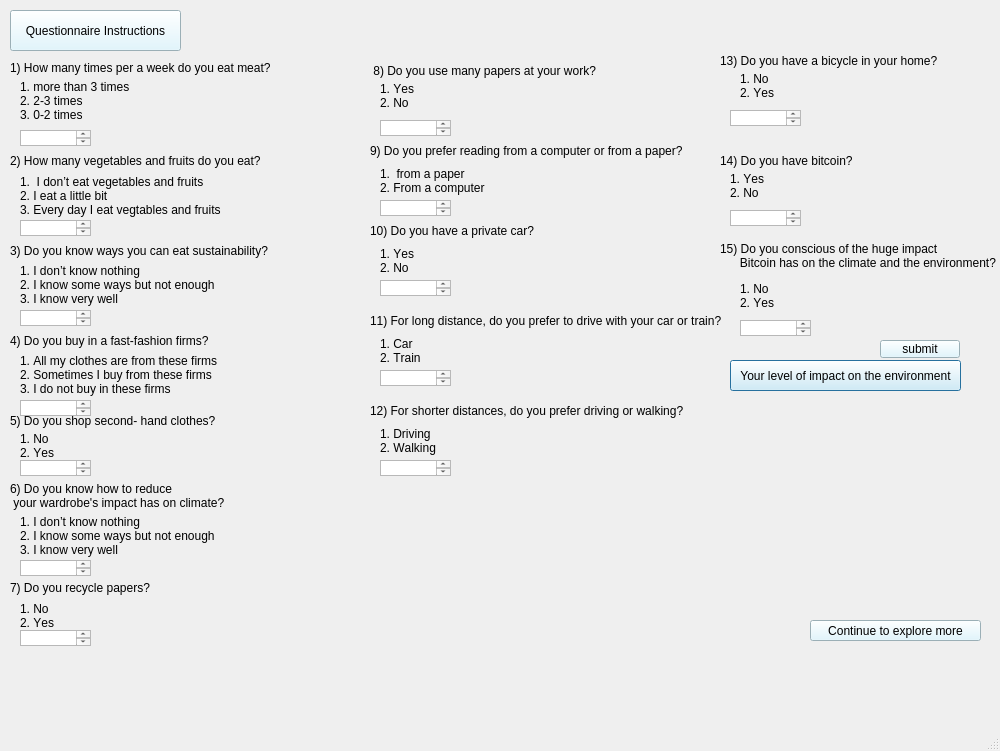
<?xml version="1.0" encoding="UTF-8"?>
<ui version="4.0">
 <class>questionnaire1</class>
 <widget class="QDialog" name="questionnaire1">
  <property name="geometry">
   <rect>
    <x>0</x>
    <y>0</y>
    <width>1000</width>
    <height>751</height>
   </rect>
  </property>
  <property name="sizePolicy">
   <sizepolicy hsizetype="Expanding" vsizetype="Expanding">
    <horstretch>3</horstretch>
    <verstretch>3</verstretch>
   </sizepolicy>
  </property>
  <property name="font">
   <font>
    <bold>false</bold>
   </font>
  </property>
  <property name="windowTitle">
   <string>Dialog</string>
  </property>
  <property name="windowOpacity">
   <double>500.000000000000000</double>
  </property>
  <property name="autoFillBackground">
   <bool>true</bool>
  </property>
  <property name="styleSheet">
   <string notr="true"/>
  </property>
  <property name="sizeGripEnabled">
   <bool>true</bool>
  </property>
  <widget class="QLabel" name="Label_4">
   <property name="geometry">
    <rect>
     <x>10</x>
     <y>330</y>
     <width>500</width>
     <height>21</height>
    </rect>
   </property>
   <property name="font">
    <font>
     <bold>false</bold>
     <kerning>false</kerning>
    </font>
   </property>
   <property name="text">
    <string>4) Do you buy in a fast-fashion firms?</string>
   </property>
  </widget>
  <widget class="QLabel" name="Label_5">
   <property name="geometry">
    <rect>
     <x>10</x>
     <y>410</y>
     <width>500</width>
     <height>21</height>
    </rect>
   </property>
   <property name="font">
    <font>
     <bold>false</bold>
     <kerning>false</kerning>
    </font>
   </property>
   <property name="text">
    <string>5) Do you shop second- hand clothes?</string>
   </property>
  </widget>
  <widget class="QLabel" name="label_3">
   <property name="geometry">
    <rect>
     <x>10</x>
     <y>240</y>
     <width>500</width>
     <height>21</height>
    </rect>
   </property>
   <property name="font">
    <font>
     <bold>false</bold>
     <kerning>false</kerning>
    </font>
   </property>
   <property name="text">
    <string>3) Do you know ways you can eat sustainability?</string>
   </property>
  </widget>
  <widget class="QLabel" name="label">
   <property name="geometry">
    <rect>
     <x>10</x>
     <y>60</y>
     <width>281</width>
     <height>16</height>
    </rect>
   </property>
   <property name="font">
    <font>
     <bold>false</bold>
     <kerning>false</kerning>
    </font>
   </property>
   <property name="text">
    <string>1) How many times per a week do you eat meat? </string>
   </property>
  </widget>
  <widget class="QLabel" name="label_2">
   <property name="geometry">
    <rect>
     <x>10</x>
     <y>150</y>
     <width>300</width>
     <height>21</height>
    </rect>
   </property>
   <property name="font">
    <font>
     <bold>false</bold>
     <kerning>false</kerning>
    </font>
   </property>
   <property name="text">
    <string>2) How many vegetables and fruits do you eat?</string>
   </property>
  </widget>
  <widget class="QPushButton" name="pushButton">
   <property name="geometry">
    <rect>
     <x>730</x>
     <y>360</y>
     <width>231</width>
     <height>31</height>
    </rect>
   </property>
   <property name="font">
    <font>
     <bold>false</bold>
    </font>
   </property>
   <property name="styleSheet">
    <string notr="true">background-color: rgb(217, 245, 255);</string>
   </property>
   <property name="text">
    <string>Your level of impact on the environment</string>
   </property>
  </widget>
  <widget class="QTextEdit" name="question1">
   <property name="geometry">
    <rect>
     <x>20</x>
     <y>130</y>
     <width>71</width>
     <height>16</height>
    </rect>
   </property>
  </widget>
  <widget class="QLabel" name="label_9">
   <property name="geometry">
    <rect>
     <x>20</x>
     <y>70</y>
     <width>171</width>
     <height>61</height>
    </rect>
   </property>
   <property name="font">
    <font>
     <bold>false</bold>
     <kerning>false</kerning>
    </font>
   </property>
   <property name="text">
    <string>1. more than 3 times
2. 2-3 times
3. 0-2 times</string>
   </property>
  </widget>
  <widget class="QTextEdit" name="question2">
   <property name="geometry">
    <rect>
     <x>20</x>
     <y>220</y>
     <width>71</width>
     <height>16</height>
    </rect>
   </property>
  </widget>
  <widget class="QTextEdit" name="question3">
   <property name="geometry">
    <rect>
     <x>20</x>
     <y>310</y>
     <width>71</width>
     <height>16</height>
    </rect>
   </property>
  </widget>
  <widget class="QLabel" name="label_12">
   <property name="geometry">
    <rect>
     <x>20</x>
     <y>170</y>
     <width>221</width>
     <height>51</height>
    </rect>
   </property>
   <property name="font">
    <font>
     <bold>false</bold>
     <kerning>false</kerning>
    </font>
   </property>
   <property name="text">
    <string>1.  I don’t eat vegetables and fruits
2. I eat a little bit
3. Every day I eat vegtables and fruits</string>
   </property>
  </widget>
  <widget class="QLabel" name="label_15">
   <property name="geometry">
    <rect>
     <x>20</x>
     <y>260</y>
     <width>200</width>
     <height>50</height>
    </rect>
   </property>
   <property name="font">
    <font>
     <bold>false</bold>
     <kerning>false</kerning>
    </font>
   </property>
   <property name="text">
    <string>1. I don’t know nothing
2. I know some ways but not enough
3. I know very well</string>
   </property>
  </widget>
  <widget class="QLabel" name="label_19">
   <property name="geometry">
    <rect>
     <x>20</x>
     <y>350</y>
     <width>200</width>
     <height>50</height>
    </rect>
   </property>
   <property name="font">
    <font>
     <bold>false</bold>
     <kerning>false</kerning>
    </font>
   </property>
   <property name="text">
    <string>1. All my clothes are from these firms
2. Sometimes I buy from these firms
3. I do not buy in these firms</string>
   </property>
  </widget>
  <widget class="QLabel" name="label_21">
   <property name="geometry">
    <rect>
     <x>20</x>
     <y>430</y>
     <width>71</width>
     <height>31</height>
    </rect>
   </property>
   <property name="font">
    <font>
     <bold>false</bold>
     <kerning>false</kerning>
    </font>
   </property>
   <property name="text">
    <string>1. No
2. Yes</string>
   </property>
  </widget>
  <widget class="QTextEdit" name="question4">
   <property name="geometry">
    <rect>
     <x>20</x>
     <y>400</y>
     <width>71</width>
     <height>16</height>
    </rect>
   </property>
  </widget>
  <widget class="QTextEdit" name="question5">
   <property name="geometry">
    <rect>
     <x>20</x>
     <y>460</y>
     <width>71</width>
     <height>16</height>
    </rect>
   </property>
  </widget>
  <widget class="QPushButton" name="pushButton_2">
   <property name="geometry">
    <rect>
     <x>810</x>
     <y>620</y>
     <width>171</width>
     <height>21</height>
    </rect>
   </property>
   <property name="font">
    <font>
     <bold>false</bold>
    </font>
   </property>
   <property name="styleSheet">
    <string notr="true">background-color: rgb(217, 245, 255);</string>
   </property>
   <property name="text">
    <string>Continue to explore more</string>
   </property>
  </widget>
  <widget class="QLabel" name="label_8">
   <property name="geometry">
    <rect>
     <x>510</x>
     <y>430</y>
     <width>451</width>
     <height>171</height>
    </rect>
   </property>
   <property name="font">
    <font>
     <pointsize>10</pointsize>
     <bold>true</bold>
    </font>
   </property>
   <property name="styleSheet">
    <string notr="true">color: rgb(0, 85, 255);</string>
   </property>
   <property name="text">
    <string/>
   </property>
  </widget>
  <widget class="QPushButton" name="pushButton_3">
   <property name="geometry">
    <rect>
     <x>10</x>
     <y>10</y>
     <width>171</width>
     <height>41</height>
    </rect>
   </property>
   <property name="font">
    <font>
     <bold>false</bold>
    </font>
   </property>
   <property name="styleSheet">
    <string notr="true">background-color: rgb(217, 245, 255);
</string>
   </property>
   <property name="text">
    <string>Questionnaire Instructions</string>
   </property>
  </widget>
  <widget class="QLabel" name="Label_6">
   <property name="geometry">
    <rect>
     <x>10</x>
     <y>480</y>
     <width>500</width>
     <height>31</height>
    </rect>
   </property>
   <property name="font">
    <font>
     <bold>false</bold>
     <kerning>false</kerning>
    </font>
   </property>
   <property name="text">
    <string>6) Do you know how to reduce
 your wardrobe's impact has on climate?</string>
   </property>
  </widget>
  <widget class="QTextEdit" name="question6">
   <property name="geometry">
    <rect>
     <x>20</x>
     <y>560</y>
     <width>71</width>
     <height>16</height>
    </rect>
   </property>
  </widget>
  <widget class="QLabel" name="label_23">
   <property name="geometry">
    <rect>
     <x>20</x>
     <y>510</y>
     <width>200</width>
     <height>51</height>
    </rect>
   </property>
   <property name="font">
    <font>
     <bold>false</bold>
     <kerning>false</kerning>
    </font>
   </property>
   <property name="text">
    <string>1. I don’t know nothing
2. I know some ways but not enough
3. I know very well</string>
   </property>
  </widget>
  <widget class="QTextEdit" name="question7">
   <property name="geometry">
    <rect>
     <x>20</x>
     <y>630</y>
     <width>71</width>
     <height>16</height>
    </rect>
   </property>
  </widget>
  <widget class="QLabel" name="label_4">
   <property name="geometry">
    <rect>
     <x>10</x>
     <y>580</y>
     <width>181</width>
     <height>16</height>
    </rect>
   </property>
   <property name="font">
    <font>
     <bold>false</bold>
     <kerning>false</kerning>
    </font>
   </property>
   <property name="text">
    <string>7) Do you recycle papers?</string>
   </property>
  </widget>
  <widget class="QLabel" name="label_10">
   <property name="geometry">
    <rect>
     <x>20</x>
     <y>600</y>
     <width>71</width>
     <height>31</height>
    </rect>
   </property>
   <property name="font">
    <font>
     <bold>false</bold>
     <kerning>false</kerning>
    </font>
   </property>
   <property name="text">
    <string>1. No
2. Yes</string>
   </property>
  </widget>
  <widget class="QLabel" name="label_5">
   <property name="geometry">
    <rect>
     <x>370</x>
     <y>60</y>
     <width>241</width>
     <height>21</height>
    </rect>
   </property>
   <property name="font">
    <font>
     <bold>false</bold>
     <kerning>false</kerning>
    </font>
   </property>
   <property name="text">
    <string> 8) Do you use many papers at your work?</string>
   </property>
  </widget>
  <widget class="QLabel" name="label_16">
   <property name="geometry">
    <rect>
     <x>380</x>
     <y>160</y>
     <width>151</width>
     <height>41</height>
    </rect>
   </property>
   <property name="font">
    <font>
     <bold>false</bold>
     <kerning>false</kerning>
    </font>
   </property>
   <property name="text">
    <string>1.  from a paper
2. From a computer</string>
   </property>
  </widget>
  <widget class="QTextEdit" name="question9">
   <property name="geometry">
    <rect>
     <x>380</x>
     <y>200</y>
     <width>71</width>
     <height>16</height>
    </rect>
   </property>
  </widget>
  <widget class="QLabel" name="label_6">
   <property name="geometry">
    <rect>
     <x>370</x>
     <y>140</y>
     <width>500</width>
     <height>21</height>
    </rect>
   </property>
   <property name="font">
    <font>
     <bold>false</bold>
     <kerning>false</kerning>
    </font>
   </property>
   <property name="text">
    <string>9) Do you prefer reading from a computer or from a paper?</string>
   </property>
  </widget>
  <widget class="QTextEdit" name="question8">
   <property name="geometry">
    <rect>
     <x>380</x>
     <y>120</y>
     <width>71</width>
     <height>16</height>
    </rect>
   </property>
  </widget>
  <widget class="QLabel" name="label_13">
   <property name="geometry">
    <rect>
     <x>380</x>
     <y>80</y>
     <width>81</width>
     <height>31</height>
    </rect>
   </property>
   <property name="font">
    <font>
     <bold>false</bold>
     <kerning>false</kerning>
    </font>
   </property>
   <property name="text">
    <string>1. Yes
2. No</string>
   </property>
  </widget>
  <widget class="QLabel" name="label_7">
   <property name="geometry">
    <rect>
     <x>370</x>
     <y>220</y>
     <width>500</width>
     <height>21</height>
    </rect>
   </property>
   <property name="font">
    <font>
     <bold>false</bold>
     <kerning>false</kerning>
    </font>
   </property>
   <property name="text">
    <string>10) Do you have a private car?</string>
   </property>
  </widget>
  <widget class="QLabel" name="label_17">
   <property name="geometry">
    <rect>
     <x>380</x>
     <y>240</y>
     <width>151</width>
     <height>41</height>
    </rect>
   </property>
   <property name="font">
    <font>
     <bold>false</bold>
     <kerning>false</kerning>
    </font>
   </property>
   <property name="text">
    <string>1. Yes
2. No</string>
   </property>
  </widget>
  <widget class="QTextEdit" name="question10">
   <property name="geometry">
    <rect>
     <x>380</x>
     <y>280</y>
     <width>71</width>
     <height>16</height>
    </rect>
   </property>
  </widget>
  <widget class="QLabel" name="label_11">
   <property name="geometry">
    <rect>
     <x>370</x>
     <y>310</y>
     <width>500</width>
     <height>21</height>
    </rect>
   </property>
   <property name="font">
    <font>
     <bold>false</bold>
     <kerning>false</kerning>
    </font>
   </property>
   <property name="text">
    <string>11) For long distance, do you prefer to drive with your car or train?</string>
   </property>
  </widget>
  <widget class="QLabel" name="label_18">
   <property name="geometry">
    <rect>
     <x>380</x>
     <y>330</y>
     <width>151</width>
     <height>41</height>
    </rect>
   </property>
   <property name="font">
    <font>
     <bold>false</bold>
     <kerning>false</kerning>
    </font>
   </property>
   <property name="text">
    <string>1. Car
2. Train</string>
   </property>
  </widget>
  <widget class="QTextEdit" name="question11">
   <property name="geometry">
    <rect>
     <x>380</x>
     <y>370</y>
     <width>71</width>
     <height>16</height>
    </rect>
   </property>
  </widget>
  <widget class="QLabel" name="label_14">
   <property name="geometry">
    <rect>
     <x>370</x>
     <y>400</y>
     <width>500</width>
     <height>21</height>
    </rect>
   </property>
   <property name="font">
    <font>
     <bold>false</bold>
     <kerning>false</kerning>
    </font>
   </property>
   <property name="text">
    <string>12) For shorter distances, do you prefer driving or walking?</string>
   </property>
  </widget>
  <widget class="QLabel" name="label_20">
   <property name="geometry">
    <rect>
     <x>380</x>
     <y>420</y>
     <width>151</width>
     <height>41</height>
    </rect>
   </property>
   <property name="font">
    <font>
     <bold>false</bold>
     <kerning>false</kerning>
    </font>
   </property>
   <property name="text">
    <string>1. Driving
2. Walking</string>
   </property>
  </widget>
  <widget class="QTextEdit" name="question12">
   <property name="geometry">
    <rect>
     <x>380</x>
     <y>460</y>
     <width>71</width>
     <height>16</height>
    </rect>
   </property>
  </widget>
  <widget class="QLabel" name="label_22">
   <property name="geometry">
    <rect>
     <x>720</x>
     <y>50</y>
     <width>241</width>
     <height>21</height>
    </rect>
   </property>
   <property name="font">
    <font>
     <bold>false</bold>
     <kerning>false</kerning>
    </font>
   </property>
   <property name="text">
    <string>13) Do you have a bicycle in your home?</string>
   </property>
  </widget>
  <widget class="QLabel" name="label_24">
   <property name="geometry">
    <rect>
     <x>740</x>
     <y>70</y>
     <width>81</width>
     <height>31</height>
    </rect>
   </property>
   <property name="font">
    <font>
     <bold>false</bold>
     <kerning>false</kerning>
    </font>
   </property>
   <property name="text">
    <string>1. No
2. Yes</string>
   </property>
  </widget>
  <widget class="QTextEdit" name="question13">
   <property name="geometry">
    <rect>
     <x>730</x>
     <y>110</y>
     <width>71</width>
     <height>16</height>
    </rect>
   </property>
  </widget>
  <widget class="QLabel" name="label_25">
   <property name="geometry">
    <rect>
     <x>720</x>
     <y>150</y>
     <width>241</width>
     <height>21</height>
    </rect>
   </property>
   <property name="font">
    <font>
     <bold>false</bold>
     <kerning>false</kerning>
    </font>
   </property>
   <property name="text">
    <string>14) Do you have bitcoin?</string>
   </property>
  </widget>
  <widget class="QLabel" name="label_26">
   <property name="geometry">
    <rect>
     <x>730</x>
     <y>170</y>
     <width>81</width>
     <height>31</height>
    </rect>
   </property>
   <property name="font">
    <font>
     <bold>false</bold>
     <kerning>false</kerning>
    </font>
   </property>
   <property name="text">
    <string>1. Yes
2. No</string>
   </property>
  </widget>
  <widget class="QTextEdit" name="question14">
   <property name="geometry">
    <rect>
     <x>730</x>
     <y>210</y>
     <width>71</width>
     <height>16</height>
    </rect>
   </property>
  </widget>
  <widget class="QLabel" name="label_27">
   <property name="geometry">
    <rect>
     <x>720</x>
     <y>240</y>
     <width>391</width>
     <height>31</height>
    </rect>
   </property>
   <property name="font">
    <font>
     <bold>false</bold>
     <kerning>false</kerning>
    </font>
   </property>
   <property name="text">
    <string>15) Do you conscious of the huge impact
      Bitcoin has on the climate and the environment?</string>
   </property>
  </widget>
  <widget class="QLabel" name="label_28">
   <property name="geometry">
    <rect>
     <x>740</x>
     <y>280</y>
     <width>81</width>
     <height>31</height>
    </rect>
   </property>
   <property name="font">
    <font>
     <bold>false</bold>
     <kerning>false</kerning>
    </font>
   </property>
   <property name="text">
    <string>1. No
2. Yes</string>
   </property>
  </widget>
  <widget class="QTextEdit" name="question15">
   <property name="geometry">
    <rect>
     <x>740</x>
     <y>320</y>
     <width>71</width>
     <height>16</height>
    </rect>
   </property>
  </widget>
  <widget class="QPushButton" name="submit">
   <property name="geometry">
    <rect>
     <x>880</x>
     <y>340</y>
     <width>80</width>
     <height>18</height>
    </rect>
   </property>
   <property name="styleSheet">
    <string notr="true">background-color: rgb(217, 245, 255);
</string>
   </property>
   <property name="text">
    <string>submit</string>
   </property>
  </widget>
 </widget>
 <tabstops>
  <tabstop>question1</tabstop>
  <tabstop>pushButton</tabstop>
  <tabstop>question3</tabstop>
  <tabstop>question2</tabstop>
 </tabstops>
 <resources/>
 <connections/>
</ui>
